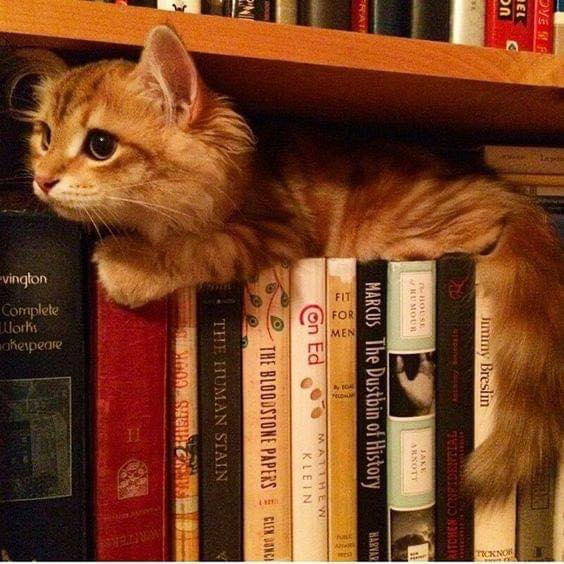
#> input picture Algorithm/input.png, 564 x 564 px
$ python prewitt_edge_detection.py   (older library calls are emulated)
#> lines starting #> are read from the running program, lines starting #| are printed output that depends on the picture
import cv2
import numpy as np
import matplotlib
matplotlib.use('TkAgg')
import matplotlib.pyplot as plt

def prewitt_edge_detection(image_path):
    # Đọc ảnh từ đường dẫn
#> called with image_path = 'input.png'
    img = cv2.imread(image_path, cv2.IMREAD_GRAYSCALE)
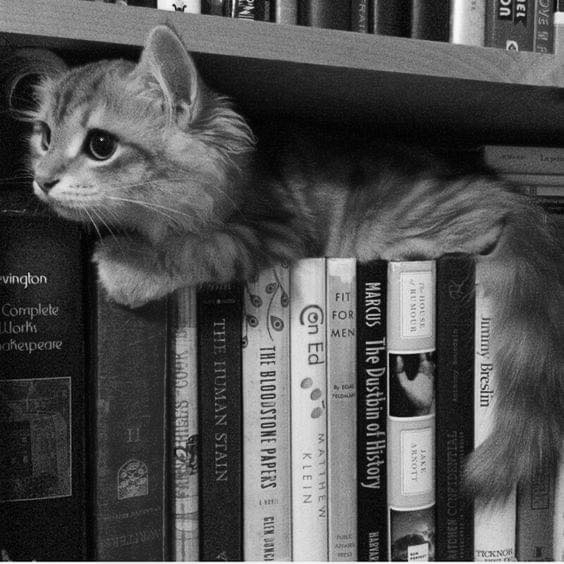
#> img: shape (564, 564); min 0, max 255, mean 79.8

    # Áp dụng bộ lọc Prewitt theo hướng ngang và hướng dọc
    prewitt_x = cv2.Sobel(img, cv2.CV_64F, 1, 0, ksize=3)
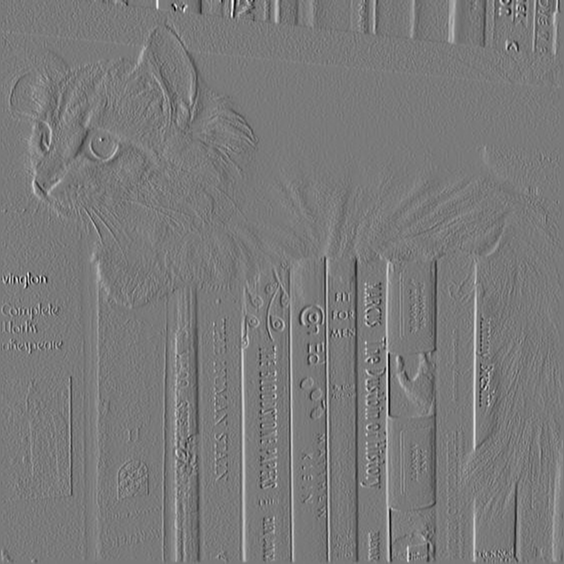
#> prewitt_x: shape (564, 564) float64; min -771, max 834, mean 0.8; drawn with min black and max white
    prewitt_y = cv2.Sobel(img, cv2.CV_64F, 0, 1, ksize=3)
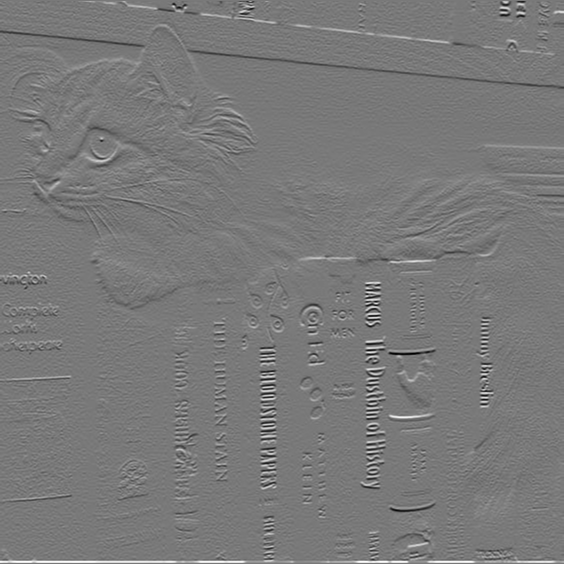
#> prewitt_y: shape (564, 564) float64; min -807, max 888, mean 2; drawn with min black and max white

    # Tính toán biên bằng cách kết hợp biên từ cả hai hướng
    prewitt_edges = np.sqrt(prewitt_x**2 + prewitt_y**2)
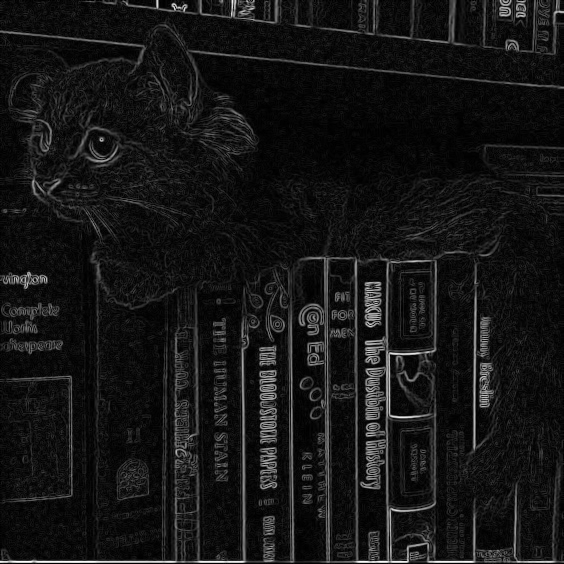
#> prewitt_edges: shape (564, 564) float64; min 0, max 888, mean 75.8; drawn with min black and max white

    # Hiển thị ảnh gốc và ảnh sau khi áp dụng Kỹ thuật Prewitt
    fig, axes = plt.subplots(1, 2)
    axes[0].imshow(img, cmap='gray')
    axes[0].set_title('Ảnh Gốc')

    axes[1].imshow(prewitt_edges, cmap='gray')
    axes[1].set_title('Ảnh Sau Kỹ thuật Prewitt')

    plt.show()


image_path = 'input.png'
prewitt_edge_detection(image_path)
